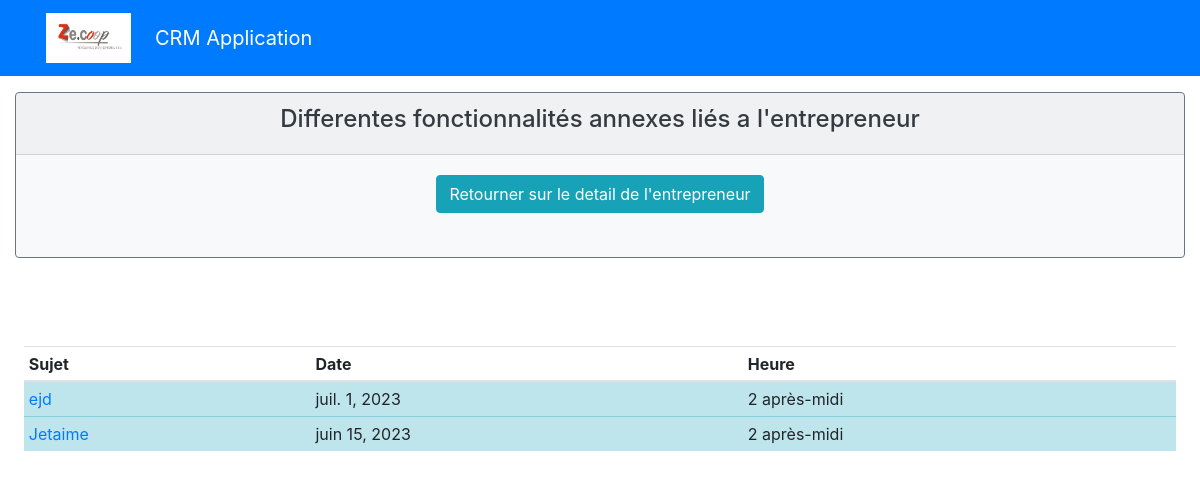
Page /home/1/rendezvous/ on the committed database.
### appflux/models.py (models this page shows, shortened)
class RendezVous(models.Model):
    entrepreneur = models.ForeignKey(Entrepreneur, on_delete=models.CASCADE)
    sujet = models.CharField(max_length=255)
    date = models.DateField()
    heure = models.TimeField()
    nature = models.CharField(max_length=240, verbose_name=' Nature du rendez vous', choices=NATURE, blank=True)
    lieu = models.CharField(max_length=100, choices=LIEU, verbose_name='Mode d\'entretien', blank=True)
    objectifs = models.TextField(blank=True)
    personne = models.ForeignKey(User, on_delete=models.CASCADE)
    points = models.TextField(max_length=1000, verbose_name='Point qui ont été abordés', blank=True)
    notes = models.TextField(blank=True)

### appflux/views.py (the view)
# urls.py: path('home/<int:entrepreneur_id>/rendezvous/', appflux.views.rendezvous_list, name='rendezvous_list'),
def rendezvous_list(request, entrepreneur_id):
    entrepreneur = get_object_or_404(Entrepreneur, pk=entrepreneur_id)
    rendezvous = RendezVous.objects.filter(entrepreneur=entrepreneur).order_by("-date")
    context = {'entrepreneur': entrepreneur, 'rendezvous': rendezvous}
    return render(request, 'appflux/rendezvous_list.html', context)

### appflux/templates/appflux/rendezvous_list.html (shortened to what this page needs)
{% extends 'base.html' %}
{% block content %}
<div class="col">
    <div class="card text-white bg-light my-3 border-secondary"  >
        <div class="card-header text-center ">
            <h4 class = "text-dark">Differentes fonctionnalités annexes liés a l'entrepreneur</h4>
        </div>
        <div class="card-body text-center">
            <div class="row">
                <div class="col">
                    <a class="btn btn-info" href="{% url 'entrepreneur_detail' entrepreneur.id %}"> Retourner sur le detail de l'entrepreneur</a> </br>
                </div>
            </div>
        </div></br>
    </div>
  </div>
<div class="table-responsive-sm p-4">
    <table class="table table-sm">
        <thead>
            <tr>
                <th scope="col">Sujet</th>
                <th scope="col">Date</th>
                <th scope="col">Heure</th>
            </tr>
        </thead>
        <tbody>
            {% for ru in  rendezvous %}
            <tr class="table-info">
                <td><a href="{% url 'rendez_detail'  entrepreneur.id ru.id %}">{{ ru.sujet }}</a></td>
                <td>{{ru.date}}</td>
                <td>{{ru.heure}}</td>
            </tr>
            {% endfor %}
        </tbody>
    </table>
</div>
{% endblock %}

### rows in the picture
RendezVous: sujet "ejd", date "juil. 1, 2023", heure "2 après-midi"
RendezVous: sujet "Jetaime", date "juin 15, 2023", heure "2 après-midi"
